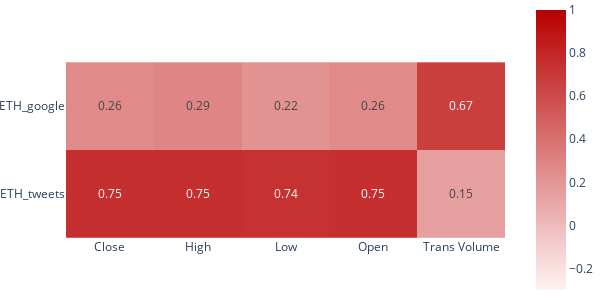

Here is the notebook cell this chart was saved with:
### Code cell
eth_corr = df_ETH.corr()[['ETH_google',
       'ETH_tweets']]

eth_corr = eth_corr.iloc[1:-3].T.round(2)

eth_corr.rename(columns={'ETHUSD_close': 'Close', 'ETHUSD_high': 'High', 'ETHUSD_low': 'Low', 'ETHUSD_open': 'Open',
       'ETH_transactions': 'Trans Volume'}, inplace=True)

colorscale=[[0, 'rgb(255,243,243)'],  [1.0, 'rgb(184, 0, 0)']]

fig = px.imshow(eth_corr, 
                text_auto=True,
                #labels=dict(y="Correlation Heatmap", color="Correlation"),
                color_continuous_scale=colorscale,
                range_color=[-0.3,1])

fig.update_layout(margin=dict(l=0, r=0, t=0, b=0),
                 height=300,width=600)

fig.show()
fig.write_image("eth_corr.jpeg")

### Figure 1 — Plotly figure (JSON) as saved in the notebook; plotly's stock layout.template omitted (floating-point values rounded to 4 significant figures)
{"data": [{"coloraxis": "coloraxis", "hovertemplate": "x: %{x}<br>y: %{y}<br>color: %{z}<extra></extra>", "name": "0", "texttemplate": "%{z}", "type": "heatmap", "x": ["Close", "High", "Low", "Open", "Trans Volume"], "xaxis": "x", "y": ["ETH_google", "ETH_tweets"], "yaxis": "y", "z": [[0.26, 0.29, 0.22, 0.26, 0.67], [0.75, 0.75, 0.74, 0.75, 0.15]]}], "layout": {"coloraxis": {"cmax": 1, "cmin": -0.3, "colorscale": [[0, "rgb(255,243,243)"], [1, "rgb(184, 0, 0)"]]}, "height": 300, "margin": {"b": 0, "l": 0, "r": 0, "t": 0}, "width": 600, "xaxis": {"anchor": "y", "autorange": true, "constrain": "domain", "domain": [0, 1], "range": [-0.5, 4.5], "scaleanchor": "y", "type": "category"}, "yaxis": {"anchor": "x", "autorange": true, "constrain": "domain", "domain": [0.2073, 0.7927], "range": [1.5, -0.5], "type": "category"}}}
